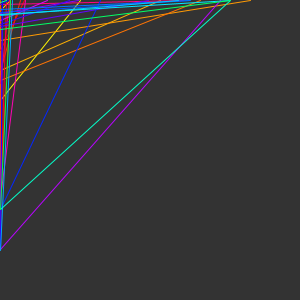
Frame 1 (no input)
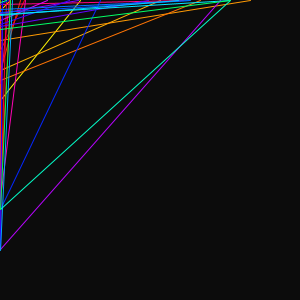
Frame 60 (the mouse pressed at the canvas centre just before this capture)
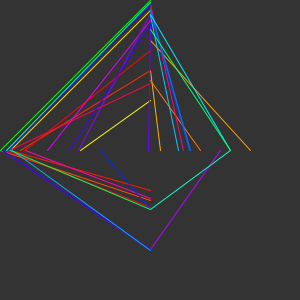
Frame 120 (the mouse held since frame 60 and released just before this capture)

The Processing sketch that drew these frames (run headless with seeded random() and noise(); from frame 60 on, the mouse is pressed at the canvas centre):

// Processing sketch: processing_37610
// ── processing_37610.pde

void setup(){
size(300,300);
 
}
 
void draw(){
  
background(random(80));

stroke(255,243,3);
line(mouseX,100,80,mouseY);

stroke(255,214,3);
line(mouseX,10,10,mouseY);

stroke(255,176,3);
line(160,mouseY,mouseX,70);

stroke(255,154,3);
line(250,mouseY,mouseX,40);

stroke(255,116,3);
line(200,mouseY,mouseX,80);

stroke(255,74,3);
line(0,mouseY,mouseX,200);

stroke(255,45,3);
line(20,mouseY,mouseX,70);

stroke(255,24,3);
line(10,mouseY,mouseX,190);

stroke(255,3,3);
line(24,mouseY,mouseX,50);

stroke(255,3,32);
line(6,mouseY,mouseX,207);

stroke(255,3,70);
line(9,mouseY,mouseX,83);

stroke(255,3,129);
line(183,mouseY,mouseX,4);

stroke(255,3,180);
line(25,mouseY,mouseX,198);

stroke(255,3,240);
line(2,mouseY,mouseX,249);

stroke(221,3,255);
line(47,mouseY,mouseX,20);

stroke(183,3,255);
line(220,mouseY,mouseX,249);

stroke(136,3,255);
line(78,mouseY,mouseX,13);

stroke(98,3,255);
line(148,mouseY,mouseX,26);

stroke(60,3,255);
line(69,mouseY,mouseX,24);

stroke(5,3,255);
line(2,mouseY,mouseX,249);

stroke(3,38,255);
line(100,mouseY,mouseX,209);

stroke(3,76,255);
line(mouseX,12,189,mouseY);

stroke(3,118,255);
line(190,mouseY,mouseX,9);

stroke(3,169,255);
line(12,mouseY,mouseX,250);

stroke(3,202,255);
line(178,mouseY,mouseX,15);

stroke(3,232,255);
line(230,mouseY,mouseX,14);

stroke(3,25,240);
line(8,mouseY,mouseX,4);

stroke(3,255,202);
line(230,mouseY,mouseX,209);

stroke(3,255,164);
line(6,mouseY,mouseX,2);

stroke(3,255,100);
line(230,mouseY,mouseX,29);

stroke(3,255,71);
line(10,mouseY,mouseX,209);

stroke(14,255,3);
line(0,mouseY,mouseX,0);
 

 

}
          

                
                
